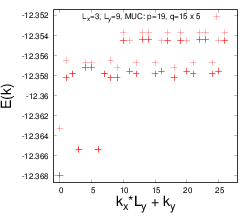

Reproduce this figure in gnuplot.
set xrange [-1:28]
set yrange [-12.3686457285112:-12.3513835977337]
set xlabel "k_x*L_y + k_y" font "Helvetica,28"
set ylabel "E(k)" font "Helvetica,28"
#set size 1.0, 0.6
set terminal postscript eps size 3.5,3 enhanced colour "Helvetica" 16
set output "fermions_hofstadter_X_15_Y_5_q_19_n_9_x_3_y_9_u_10_gx_0_gy_0_ext.eps"
plot "fermions_hofstadter_X_15_Y_5_q_19_n_9_x_3_y_9_u_10_gx_0_gy_0_ext.dat" using ($1*9+$2):3 title "L_x=3, L_y=9, MUC: p=19, q=15 x 5" with points lc rgbcolor "red" lt 6 pt 1 ps 2
